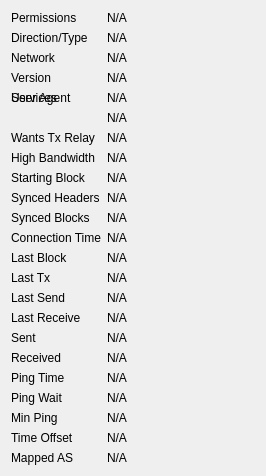
             <widget class="QWidget" name="detailWidget">
              <property name="geometry">
               <rect>
                <x>0</x>
                <y>0</y>
                <width>266</width>
                <height>378</height>
               </rect>
              </property>
              <layout class="QGridLayout" name="gridLayout_2" columnstretch="0,1">
               <item row="0" column="0">
                <widget class="QLabel" name="label_30">
                 <property name="text">
                  <string>Permissions</string>
                 </property>
                </widget>
               </item>
               <item row="0" column="1">
                <widget class="QLabel" name="peerPermissions">
                 <property name="cursor">
                  <cursorShape>IBeamCursor</cursorShape>
                 </property>
                 <property name="text">
                  <string>N/A</string>
                 </property>
                 <property name="textFormat">
                  <enum>Qt::PlainText</enum>
                 </property>
                 <property name="textInteractionFlags">
                  <set>Qt::LinksAccessibleByMouse|Qt::TextSelectableByKeyboard|Qt::TextSelectableByMouse</set>
                 </property>
                </widget>
               </item>
               <item row="1" column="0">
                <widget class="QLabel" name="peerConnectionTypeLabel">
                 <property name="toolTip">
                  <string>The direction and type of peer connection: %1</string>
                 </property>
                 <property name="text">
                  <string>Direction/Type</string>
                 </property>
                </widget>
               </item>
               <item row="1" column="1">
                <widget class="QLabel" name="peerConnectionType">
                 <property name="cursor">
                  <cursorShape>IBeamCursor</cursorShape>
                 </property>
                 <property name="text">
                  <string>N/A</string>
                 </property>
                 <property name="textFormat">
                  <enum>Qt::PlainText</enum>
                 </property>
                 <property name="textInteractionFlags">
                  <set>Qt::LinksAccessibleByMouse|Qt::TextSelectableByKeyboard|Qt::TextSelectableByMouse</set>
                 </property>
                </widget>
               </item>
               <item row="2" column="0">
                <widget class="QLabel" name="peerNetworkLabel">
                 <property name="toolTip">
                  <string>The network protocol this peer is connected through: IPv4, IPv6, Onion, I2P, or CJDNS.</string>
                 </property>
                 <property name="text">
                  <string>Network</string>
                 </property>
                </widget>
               </item>
               <item row="2" column="1">
                <widget class="QLabel" name="peerNetwork">
                 <property name="cursor">
                  <cursorShape>IBeamCursor</cursorShape>
                 </property>
                 <property name="text">
                  <string>N/A</string>
                 </property>
                 <property name="textFormat">
                  <enum>Qt::PlainText</enum>
                 </property>
                 <property name="textInteractionFlags">
                  <set>Qt::LinksAccessibleByMouse|Qt::TextSelectableByKeyboard|Qt::TextSelectableByMouse</set>
                 </property>
                </widget>
               </item>
               <item row="3" column="0">
                <widget class="QLabel" name="label_21">
                 <property name="text">
                  <string>Version</string>
                 </property>
                </widget>
               </item>
               <item row="3" column="1">
                <widget class="QLabel" name="peerVersion">
                 <property name="cursor">
                  <cursorShape>IBeamCursor</cursorShape>
                 </property>
                 <property name="text">
                  <string>N/A</string>
                 </property>
                 <property name="textFormat">
                  <enum>Qt::PlainText</enum>
                 </property>
                 <property name="textInteractionFlags">
                  <set>Qt::LinksAccessibleByMouse|Qt::TextSelectableByKeyboard|Qt::TextSelectableByMouse</set>
                 </property>
                </widget>
               </item>
               <item row="4" column="0">
                <widget class="QLabel" name="label_28">
                 <property name="text">
                  <string>User Agent</string>
                 </property>
                </widget>
               </item>
               <item row="4" column="1">
                <widget class="QLabel" name="peerSubversion">
                 <property name="cursor">
                  <cursorShape>IBeamCursor</cursorShape>
                 </property>
                 <property name="text">
                  <string>N/A</string>
                 </property>
                 <property name="textFormat">
                  <enum>Qt::PlainText</enum>
                 </property>
                 <property name="textInteractionFlags">
                  <set>Qt::LinksAccessibleByMouse|Qt::TextSelectableByKeyboard|Qt::TextSelectableByMouse</set>
                 </property>
                </widget>
               </item>
               <item row="4" column="0">
                <widget class="QLabel" name="labelServices">
                 <property name="text">
                  <string>Services</string>
                 </property>
                </widget>
               </item>
               <item row="5" column="1">
                <widget class="QLabel" name="peerServices">
                 <property name="cursor">
                  <cursorShape>IBeamCursor</cursorShape>
                 </property>
                 <property name="text">
                  <string>N/A</string>
                 </property>
                 <property name="textFormat">
                  <enum>Qt::PlainText</enum>
                 </property>
                 <property name="textInteractionFlags">
                  <set>Qt::LinksAccessibleByMouse|Qt::TextSelectableByKeyboard|Qt::TextSelectableByMouse</set>
                 </property>
                </widget>
               </item>
               <item row="6" column="0">
                <widget class="QLabel" name="peerRelayTxesLabel">
                 <property name="toolTip">
                  <string>Whether the peer requested us to relay transactions.</string>
                 </property>
                 <property name="text">
                  <string>Wants Tx Relay</string>
                 </property>
                </widget>
               </item>
               <item row="6" column="1">
                <widget class="QLabel" name="peerRelayTxes">
                 <property name="cursor">
                  <cursorShape>IBeamCursor</cursorShape>
                 </property>
                 <property name="text">
                  <string>N/A</string>
                 </property>
                 <property name="textFormat">
                  <enum>Qt::PlainText</enum>
                 </property>
                 <property name="textInteractionFlags">
                  <set>Qt::LinksAccessibleByMouse|Qt::TextSelectableByKeyboard|Qt::TextSelectableByMouse</set>
                 </property>
                </widget>
               </item>
               <item row="7" column="0">
                <widget class="QLabel" name="peerHighBandwidthLabel">
                 <property name="toolTip">
                  <string>High bandwidth BIP152 compact block relay: %1</string>
                 </property>
                 <property name="text">
                  <string>High Bandwidth</string>
                 </property>
                </widget>
               </item>
               <item row="7" column="1">
                <widget class="QLabel" name="peerHighBandwidth">
                 <property name="cursor">
                  <cursorShape>IBeamCursor</cursorShape>
                 </property>
                 <property name="text">
                  <string>N/A</string>
                 </property>
                 <property name="textFormat">
                  <enum>Qt::PlainText</enum>
                 </property>
                 <property name="textInteractionFlags">
                  <set>Qt::LinksAccessibleByMouse|Qt::TextSelectableByKeyboard|Qt::TextSelectableByMouse</set>
                 </property>
                </widget>
               </item>
               <item row="8" column="0">
                <widget class="QLabel" name="label_29">
                 <property name="text">
                  <string>Starting Block</string>
                 </property>
                </widget>
               </item>
               <item row="8" column="1">
                <widget class="QLabel" name="peerHeight">
                 <property name="cursor">
                  <cursorShape>IBeamCursor</cursorShape>
                 </property>
                 <property name="text">
                  <string>N/A</string>
                 </property>
                 <property name="textFormat">
                  <enum>Qt::PlainText</enum>
                 </property>
                 <property name="textInteractionFlags">
                  <set>Qt::LinksAccessibleByMouse|Qt::TextSelectableByKeyboard|Qt::TextSelectableByMouse</set>
                 </property>
                </widget>
               </item>
               <item row="9" column="0">
                <widget class="QLabel" name="label_27">
                 <property name="text">
                  <string>Synced Headers</string>
                 </property>
                </widget>
               </item>
               <item row="9" column="1">
                <widget class="QLabel" name="peerSyncHeight">
                 <property name="cursor">
                  <cursorShape>IBeamCursor</cursorShape>
                 </property>
                 <property name="text">
                  <string>N/A</string>
                 </property>
                 <property name="textFormat">
                  <enum>Qt::PlainText</enum>
                 </property>
                 <property name="textInteractionFlags">
                  <set>Qt::LinksAccessibleByMouse|Qt::TextSelectableByKeyboard|Qt::TextSelectableByMouse</set>
                 </property>
                </widget>
               </item>
               <item row="10" column="0">
                <widget class="QLabel" name="label_25">
                 <property name="text">
                  <string>Synced Blocks</string>
                 </property>
                </widget>
               </item>
               <item row="10" column="1">
                <widget class="QLabel" name="peerCommonHeight">
                 <property name="cursor">
                  <cursorShape>IBeamCursor</cursorShape>
                 </property>
                 <property name="text">
                  <string>N/A</string>
                 </property>
                 <property name="textFormat">
                  <enum>Qt::PlainText</enum>
                 </property>
                 <property name="textInteractionFlags">
                  <set>Qt::LinksAccessibleByMouse|Qt::TextSelectableByKeyboard|Qt::TextSelectableByMouse</set>
                 </property>
                </widget>
               </item>
               <item row="11" column="0">
                <widget class="QLabel" name="label_22">
                 <property name="text">
                  <string>Connection Time</string>
                 </property>
                </widget>
               </item>
               <item row="11" column="1">
                <widget class="QLabel" name="peerConnTime">
                 <property name="cursor">
                  <cursorShape>IBeamCursor</cursorShape>
                 </property>
                 <property name="text">
                  <string>N/A</string>
                 </property>
                 <property name="textFormat">
                  <enum>Qt::PlainText</enum>
                 </property>
                 <property name="textInteractionFlags">
                  <set>Qt::LinksAccessibleByMouse|Qt::TextSelectableByKeyboard|Qt::TextSelectableByMouse</set>
                 </property>
                </widget>
               </item>
               <item row="12" column="0">
                <widget class="QLabel" name="peerLastBlockLabel">
                 <property name="toolTip">
                  <string>Elapsed time since a novel block passing initial validity checks was received from this peer.</string>
                 </property>
                 <property name="text">
                  <string>Last Block</string>
                 </property>
                </widget>
               </item>
               <item row="12" column="1">
                <widget class="QLabel" name="peerLastBlock">
                 <property name="cursor">
                  <cursorShape>IBeamCursor</cursorShape>
                 </property>
                 <property name="text">
                  <string>N/A</string>
                 </property>
                 <property name="textFormat">
                  <enum>Qt::PlainText</enum>
                 </property>
                 <property name="textInteractionFlags">
                  <set>Qt::LinksAccessibleByMouse|Qt::TextSelectableByKeyboard|Qt::TextSelectableByMouse</set>
                 </property>
                </widget>
               </item>
               <item row="13" column="0">
                <widget class="QLabel" name="peerLastTxLabel">
                 <property name="toolTip">
                  <string>Elapsed time since a novel transaction accepted into our mempool was received from this peer.</string>
                 </property>
                 <property name="text">
                  <string>Last Tx</string>
                 </property>
                </widget>
               </item>
               <item row="13" column="1">
                <widget class="QLabel" name="peerLastTx">
                 <property name="cursor">
                  <cursorShape>IBeamCursor</cursorShape>
                 </property>
                 <property name="text">
                  <string>N/A</string>
                 </property>
                 <property name="textFormat">
                  <enum>Qt::PlainText</enum>
                 </property>
                 <property name="textInteractionFlags">
                  <set>Qt::LinksAccessibleByMouse|Qt::TextSelectableByKeyboard|Qt::TextSelectableByMouse</set>
                 </property>
                </widget>
               </item>
               <item row="14" column="0">
                <widget class="QLabel" name="label_15">
                 <property name="text">
                  <string>Last Send</string>
                 </property>
                </widget>
               </item>
               <item row="14" column="1">
                <widget class="QLabel" name="peerLastSend">
                 <property name="cursor">
                  <cursorShape>IBeamCursor</cursorShape>
                 </property>
                 <property name="text">
                  <string>N/A</string>
                 </property>
                 <property name="textFormat">
                  <enum>Qt::PlainText</enum>
                 </property>
                 <property name="textInteractionFlags">
                  <set>Qt::LinksAccessibleByMouse|Qt::TextSelectableByKeyboard|Qt::TextSelectableByMouse</set>
                 </property>
                </widget>
               </item>
               <item row="15" column="0">
                <widget class="QLabel" name="label_19">
                 <property name="text">
                  <string>Last Receive</string>
                 </property>
                </widget>
               </item>
               <item row="15" column="1">
                <widget class="QLabel" name="peerLastRecv">
                 <property name="cursor">
                  <cursorShape>IBeamCursor</cursorShape>
                 </property>
                 <property name="text">
                  <string>N/A</string>
                 </property>
                 <property name="textFormat">
                  <enum>Qt::PlainText</enum>
                 </property>
                 <property name="textInteractionFlags">
                  <set>Qt::LinksAccessibleByMouse|Qt::TextSelectableByKeyboard|Qt::TextSelectableByMouse</set>
                 </property>
                </widget>
               </item>
               <item row="16" column="0">
                <widget class="QLabel" name="label_18">
                 <property name="text">
                  <string>Sent</string>
                 </property>
                </widget>
               </item>
               <item row="16" column="1">
                <widget class="QLabel" name="peerBytesSent">
                 <property name="cursor">
                  <cursorShape>IBeamCursor</cursorShape>
                 </property>
                 <property name="text">
                  <string>N/A</string>
                 </property>
                 <property name="textFormat">
                  <enum>Qt::PlainText</enum>
                 </property>
                 <property name="textInteractionFlags">
                  <set>Qt::LinksAccessibleByMouse|Qt::TextSelectableByKeyboard|Qt::TextSelectableByMouse</set>
                 </property>
                </widget>
               </item>
               <item row="17" column="0">
                <widget class="QLabel" name="label_20">
                 <property name="text">
                  <string>Received</string>
                 </property>
                </widget>
               </item>
               <item row="17" column="1">
                <widget class="QLabel" name="peerBytesRecv">
                 <property name="cursor">
                  <cursorShape>IBeamCursor</cursorShape>
                 </property>
                 <property name="text">
                  <string>N/A</string>
                 </property>
                 <property name="textFormat">
                  <enum>Qt::PlainText</enum>
                 </property>
                 <property name="textInteractionFlags">
                  <set>Qt::LinksAccessibleByMouse|Qt::TextSelectableByKeyboard|Qt::TextSelectableByMouse</set>
                 </property>
                </widget>
               </item>
               <item row="18" column="0">
                <widget class="QLabel" name="label_26">
                 <property name="text">
                  <string>Ping Time</string>
                 </property>
                </widget>
               </item>
               <item row="18" column="1">
                <widget class="QLabel" name="peerPingTime">
                 <property name="cursor">
                  <cursorShape>IBeamCursor</cursorShape>
                 </property>
                 <property name="text">
                  <string>N/A</string>
                 </property>
                 <property name="textFormat">
                  <enum>Qt::PlainText</enum>
                 </property>
                 <property name="textInteractionFlags">
                  <set>Qt::LinksAccessibleByMouse|Qt::TextSelectableByKeyboard|Qt::TextSelectableByMouse</set>
                 </property>
                </widget>
               </item>
               <item row="19" column="0">
                <widget class="QLabel" name="peerPingWaitLabel">
                 <property name="toolTip">
                  <string>The duration of a currently outstanding ping.</string>
                 </property>
                 <property name="text">
                  <string>Ping Wait</string>
                 </property>
                </widget>
               </item>
               <item row="19" column="1">
                <widget class="QLabel" name="peerPingWait">
                 <property name="cursor">
                  <cursorShape>IBeamCursor</cursorShape>
                 </property>
                 <property name="text">
                  <string>N/A</string>
                 </property>
                 <property name="textFormat">
                  <enum>Qt::PlainText</enum>
                 </property>
                 <property name="textInteractionFlags">
                  <set>Qt::LinksAccessibleByMouse|Qt::TextSelectableByKeyboard|Qt::TextSelectableByMouse</set>
                 </property>
                </widget>
               </item>
               <item row="20" column="0">
                <widget class="QLabel" name="peerMinPingLabel">
                 <property name="text">
                  <string>Min Ping</string>
                 </property>
                </widget>
               </item>
               <item row="20" column="1">
                <widget class="QLabel" name="peerMinPing">
                 <property name="cursor">
                  <cursorShape>IBeamCursor</cursorShape>
                 </property>
                 <property name="text">
                  <string>N/A</string>
                 </property>
                 <property name="textFormat">
                  <enum>Qt::PlainText</enum>
                 </property>
                 <property name="textInteractionFlags">
                  <set>Qt::LinksAccessibleByMouse|Qt::TextSelectableByKeyboard|Qt::TextSelectableByMouse</set>
                 </property>
                </widget>
               </item>
               <item row="21" column="0">
                <widget class="QLabel" name="label_timeoffset">
                 <property name="text">
                  <string>Time Offset</string>
                 </property>
                </widget>
               </item>
               <item row="21" column="1">
                <widget class="QLabel" name="timeoffset">
                 <property name="cursor">
                  <cursorShape>IBeamCursor</cursorShape>
                 </property>
                 <property name="text">
                  <string>N/A</string>
                 </property>
                 <property name="textFormat">
                  <enum>Qt::PlainText</enum>
                 </property>
                 <property name="textInteractionFlags">
                  <set>Qt::LinksAccessibleByMouse|Qt::TextSelectableByKeyboard|Qt::TextSelectableByMouse</set>
                 </property>
                </widget>
               </item>
               <item row="22" column="0">
                <widget class="QLabel" name="peerMappedASLabel">
                 <property name="toolTip">
                  <string>The mapped Autonomous System used for diversifying peer selection.</string>
                 </property>
                 <property name="text">
                  <string>Mapped AS</string>
                 </property>
                </widget>
               </item>
               <item row="22" column="1">
                <widget class="QLabel" name="peerMappedAS">
                 <property name="cursor">
                  <cursorShape>IBeamCursor</cursorShape>
                 </property>
                 <property name="text">
                  <string>N/A</string>
                 </property>
                 <property name="textFormat">
                  <enum>Qt::PlainText</enum>
                 </property>
                 <property name="textInteractionFlags">
                  <set>Qt::LinksAccessibleByMouse|Qt::TextSelectableByKeyboard|Qt::TextSelectableByMouse</set>
                 </property>
                </widget>
               </item>
               <item row="23" column="0">
                <spacer name="verticalSpacer_3">
                 <property name="orientation">
                  <enum>Qt::Vertical</enum>
                 </property>
                 <property name="sizeHint" stdset="0">
                  <size>
                   <width>20</width>
                   <height>40</height>
                  </size>
                 </property>
                </spacer>
               </item>
              </layout>
             </widget>
